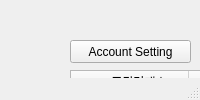
<?xml version="1.0" encoding="UTF-8"?>
<ui version="4.0">
 <class>MainWindow</class>
 <widget class="QMainWindow" name="MainWindow">
  <property name="geometry">
   <rect>
    <x>0</x>
    <y>0</y>
    <width>800</width>
    <height>0</height>
   </rect>
  </property>
  <property name="windowTitle">
   <string>MainWindow</string>
  </property>
  <widget class="QWidget" name="centralwidget">
   <widget class="QTableWidget" name="tableWidget">
    <property name="geometry">
     <rect>
      <x>70</x>
      <y>70</y>
      <width>621</width>
      <height>261</height>
     </rect>
    </property>
    <row>
     <property name="text">
      <string>22</string>
     </property>
    </row>
    <row>
     <property name="text">
      <string>1</string>
     </property>
    </row>
    <row>
     <property name="text">
      <string>2</string>
     </property>
    </row>
    <row>
     <property name="text">
      <string>4</string>
     </property>
    </row>
    <column>
     <property name="text">
      <string>증권거래소</string>
     </property>
    </column>
    <column>
     <property name="text">
      <string>계좌번호</string>
     </property>
    </column>
    <column>
     <property name="text">
      <string>계좌잔고</string>
     </property>
    </column>
    <column>
     <property name="text">
      <string>새 행</string>
     </property>
    </column>
    <column>
     <property name="text">
      <string>Strategy Engine</string>
     </property>
    </column>
    <column>
     <property name="text">
      <string>수익률</string>
     </property>
    </column>
   </widget>
   <widget class="QTextBrowser" name="textBrowser">
    <property name="geometry">
     <rect>
      <x>90</x>
      <y>340</y>
      <width>256</width>
      <height>192</height>
     </rect>
    </property>
    <property name="html">
     <string>&lt;!DOCTYPE HTML PUBLIC &quot;-//W3C//DTD HTML 4.0//EN&quot; &quot;http://www.w3.org/TR/REC-html40/strict.dtd&quot;&gt;
&lt;html&gt;&lt;head&gt;&lt;meta name=&quot;qrichtext&quot; content=&quot;1&quot; /&gt;&lt;style type=&quot;text/css&quot;&gt;
p, li { white-space: pre-wrap; }
&lt;/style&gt;&lt;/head&gt;&lt;body style=&quot; font-family:'Gulim'; font-size:9pt; font-weight:400; font-style:normal;&quot;&gt;
&lt;p style=&quot; margin-top:0px; margin-bottom:0px; margin-left:0px; margin-right:0px; -qt-block-indent:0; text-indent:0px;&quot;&gt;	Portfolio	금액(계좌간고 100만원)	Signal&lt;/p&gt;
&lt;p style=&quot; margin-top:0px; margin-bottom:0px; margin-left:0px; margin-right:0px; -qt-block-indent:0; text-indent:0px;&quot;&gt;종목1	MDP(1)	10만원		전략1&lt;/p&gt;
&lt;p style=&quot; margin-top:0px; margin-bottom:0px; margin-left:0px; margin-right:0px; -qt-block-indent:0; text-indent:0px;&quot;&gt;종목2	MDP(3)	30만원		전략1&lt;/p&gt;
&lt;p style=&quot; margin-top:0px; margin-bottom:0px; margin-left:0px; margin-right:0px; -qt-block-indent:0; text-indent:0px;&quot;&gt;종목3	MDP(6)	60만원		전략1&lt;/p&gt;&lt;/body&gt;&lt;/html&gt;</string>
    </property>
   </widget>
   <widget class="QPushButton" name="pushButton">
    <property name="geometry">
     <rect>
      <x>690</x>
      <y>110</y>
      <width>75</width>
      <height>23</height>
     </rect>
    </property>
    <property name="text">
     <string>Monitoring</string>
    </property>
   </widget>
   <widget class="QPushButton" name="pushButton_2">
    <property name="geometry">
     <rect>
      <x>690</x>
      <y>130</y>
      <width>75</width>
      <height>23</height>
     </rect>
    </property>
    <property name="text">
     <string>Evaluation</string>
    </property>
   </widget>
   <widget class="QPushButton" name="pushButton_3">
    <property name="geometry">
     <rect>
      <x>690</x>
      <y>170</y>
      <width>75</width>
      <height>23</height>
     </rect>
    </property>
    <property name="text">
     <string>Evaluation</string>
    </property>
   </widget>
   <widget class="QPushButton" name="pushButton_4">
    <property name="geometry">
     <rect>
      <x>690</x>
      <y>150</y>
      <width>75</width>
      <height>23</height>
     </rect>
    </property>
    <property name="text">
     <string>Monitoring</string>
    </property>
   </widget>
   <widget class="QPushButton" name="pushButton_5">
    <property name="geometry">
     <rect>
      <x>690</x>
      <y>210</y>
      <width>75</width>
      <height>23</height>
     </rect>
    </property>
    <property name="text">
     <string>Evaluation</string>
    </property>
   </widget>
   <widget class="QPushButton" name="pushButton_6">
    <property name="geometry">
     <rect>
      <x>690</x>
      <y>190</y>
      <width>75</width>
      <height>23</height>
     </rect>
    </property>
    <property name="text">
     <string>Monitoring</string>
    </property>
   </widget>
   <widget class="QLabel" name="label">
    <property name="geometry">
     <rect>
      <x>700</x>
      <y>80</y>
      <width>56</width>
      <height>12</height>
     </rect>
    </property>
    <property name="text">
     <string>각 전략별</string>
    </property>
   </widget>
   <widget class="QPushButton" name="pushButton_7">
    <property name="geometry">
     <rect>
      <x>70</x>
      <y>40</y>
      <width>121</width>
      <height>23</height>
     </rect>
    </property>
    <property name="text">
     <string>Account Setting</string>
    </property>
   </widget>
  </widget>
  <widget class="QMenuBar" name="menubar">
   <property name="geometry">
    <rect>
     <x>0</x>
     <y>0</y>
     <width>800</width>
     <height>21</height>
    </rect>
   </property>
  </widget>
  <widget class="QStatusBar" name="statusbar"/>
 </widget>
 <resources/>
 <connections/>
</ui>
